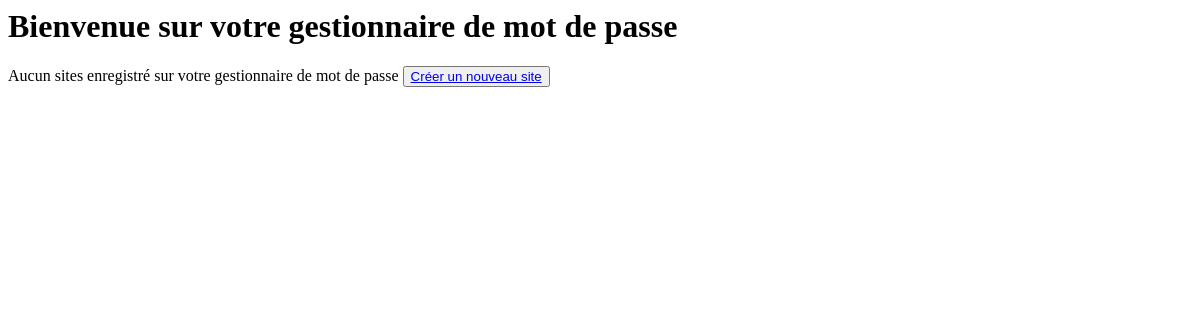
The app's page /, older data.
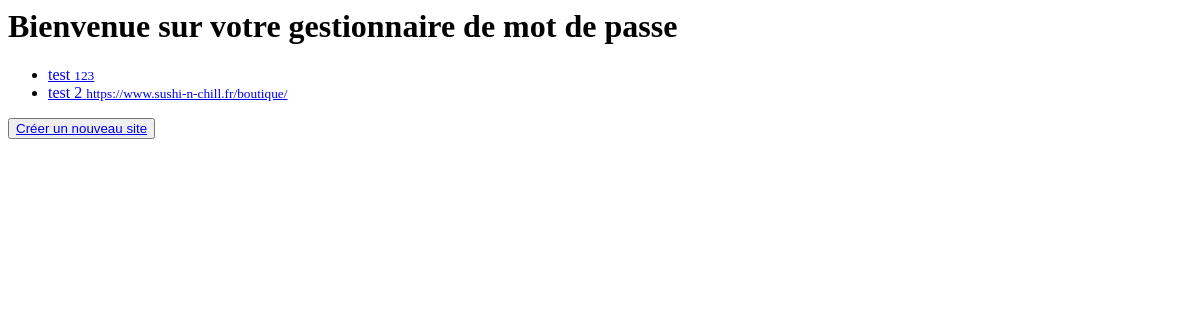
The same page, newer data.
### tp/models.py (models this page shows)
class Site(models.Model):
    name = models.CharField(max_length=24)
    identifier = models.CharField(max_length=80)
    password = models.CharField(max_length=80, validators=[MinLengthValidator(8)])
    url = models.CharField(max_length=120)

### tp/views.py (the view)
# urls.py: path('', views.index, name='index'),
def index(req):
    sites = Site.objects.all()
    return render(req, 'tp/index.html', {'sites': sites})

### tp/templates/tp/index.html
<h1>Bienvenue sur votre gestionnaire de mot de passe</h1>
{% if sites %}
<ul>
  {% for site in sites %}
  <li>
    <a href="{% url 'details' site.id%}">
      <span>{{site.name}}</span>
      <small>{{site.url}}</small>
    </a>
  </li>
  {% endfor %}
</ul>
{% else %}
<span>Aucun sites enregistré sur votre gestionnaire de mot de passe</span>
{% endif %}
<button><a href="{% url 'formCreate' %}">Créer un nouveau site</a></button>

Row changes from the older to the newer data that the page shows:
added Site: name "test", url "123"
added Site: name "test 2", url "https://www.sushi-n-chill.fr/boutique/"
Text that changed along with them:
text no longer shown: "Aucun sites enregistré sur votre gestionnaire de mot de passe"
